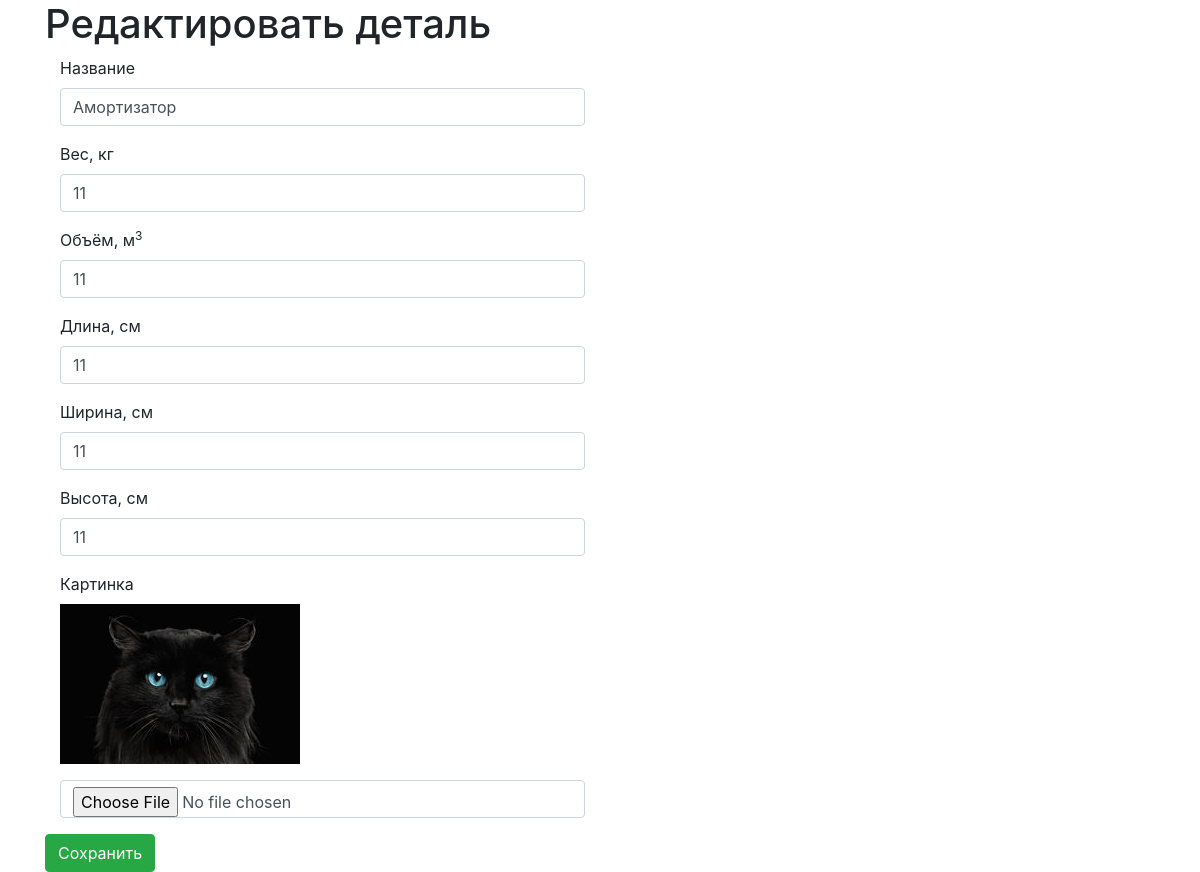
The app's page /main/edit/?id=1 with its own data.
### tables this page shows
CREATE TABLE `parts_list` (
  `id` int(11) UNSIGNED NOT NULL,
  `title` varchar(255) NOT NULL,
  `weight` float NOT NULL,
  `volume` float NOT NULL,
  `length` float NOT NULL,
  `width` float NOT NULL,
  `height` float NOT NULL,
  `img` varchar(255) NOT NULL
);

### app/core/view.php (called while the page is built)
<?php
class View
{
	function generate($content_view, $layout, $data = null, $pagination = null)
	{
		include 'app/views/' . $layout;
	}
}

### app/controllers/controller_main.php (called while the page is built, shortened)
<?php
class Controller_Main extends Controller
{
	function __construct()
	{
		$this->model = new Model_Main();
	}
function action_edit()
{
    $id = $_GET['id'];
    $post = $this->model->get_post($id);
    $this->view->generate('edit.php', 'layout.php', $post);
}
}

### app/config.php (called while the page is built, shortened)
<?php
require_once 'core/model.php';
require_once 'core/view.php';
require_once 'core/db.php';
Route::start();

### index.php (called while the page is built, shortened)
<?php
require_once 'app/config.php';

### app/core/db.php (called while the page is built, shortened)
<?php
class Db
{
    protected $db;
    public function __construct() {
        $config = require 'app/config_db.php';
        $this->db = new PDO($config['dsn'], $config['user'], $config['password']);
    }
    public function query($sql) {
        $stmt = $this->db->prepare($sql);
        $stmt->execute();
        return $stmt;
    }
    public function row($sql) {
        $result = $this->query($sql);
        return $result->fetchAll(PDO::FETCH_ASSOC);
    }
}

### app/config_db.php (called while the page is built)
<?php
return [
    'dsn' => 'mysql:host=localhost;dbname=armtek;charset=utf8',
    'user' => 'root',
    'pass' => '',
];

### app/models/model_main.php (called while the page is built, shortened)
<?php
class Model_Main extends Model
{
 public function get_post($id)
 {
  return $this->db->row("SELECT * FROM parts_list WHERE id = $id");
}
}

### app/core/model.php (called while the page is built, shortened)
<?php
class Model
{
	public function __construct()
	{
		$this->db = new Db();
	}
}

### app/views/edit.php (the view, shortened to what this page needs)
<div class="container">
  <h1>Редактировать деталь</h1>
  <form action="/main/edit" method="post" enctype="multipart/form-data">
    <div class="col-md-6">
        <div class="form-group">
            <label>Название</label>
            <input type="text" class="form-control" name="title" value="<?=$data[0]['title']?>" placeholder="">
        </div>
    </div>
    <div class="col-md-6">
        <div class="form-group">
            <label>Вес, кг</label>
            <input type="number" class="form-control" name="weight" value="<?=$data[0]['weight']?>" placeholder="">
        </div>
    </div>
    <div class="col-md-6">
        <div class="form-group">
            <label>Объём, м<sup>3</sup></label>
            <input type="number" class="form-control" name="volume" value="<?=$data[0]['volume']?>" placeholder="">
        </div>
    </div>
    <div class="col-md-6">
        <div class="form-group">
            <label>Длина, см</label>
            <input type="number" class="form-control" name="length" value="<?=$data[0]['length']?>" placeholder="">
        </div>
    </div>
    <div class="col-md-6">
        <div class="form-group">
            <label>Ширина, см</label>
            <input type="number" class="form-control" name="width" value="<?=$data[0]['width']?>" placeholder="">
        </div>
    </div>
    <div class="col-md-6">
        <div class="form-group">
            <label>Высота, см</label>
            <input type="number" class="form-control" name="height" value="<?=$data[0]['height']?>" placeholder="">
        </div>
    </div>
    <div class="col-md-6">
        <div class="form-group">
            <label>Картинка</label>
            <?php if($data[0]['img']): ?>
                <p><img src="/img/<?=$data[0]['img']?>" alt=""></p>
            <?php endif; ?>
            <input type="file" class="form-control" name="img" value="">
        </div>
        </div
        <div class="box-footer">
           <button type="submit" class="btn btn-success pull-right">Сохранить</button>
       </div>

### records on screen
parts_list: title "Амортизатор", weight "11", volume "11", length "11", width "11", height "11", img (picture)
